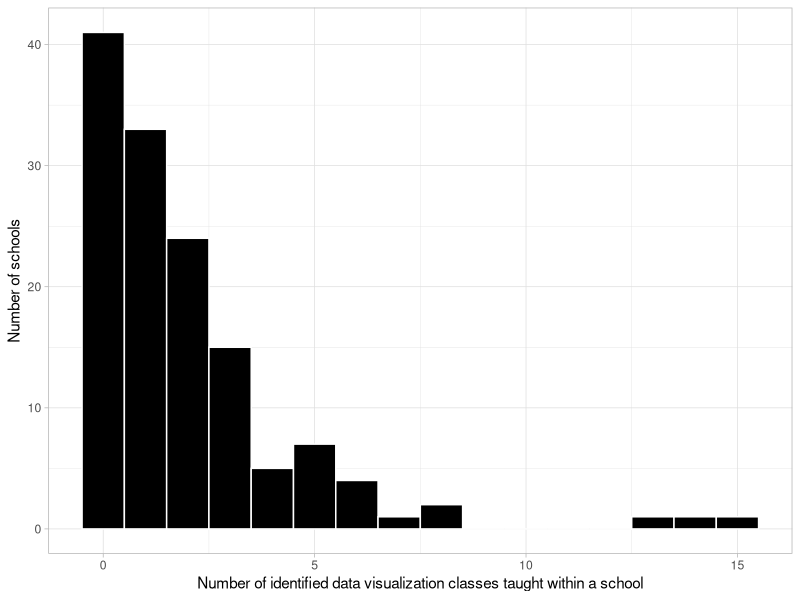

Here is the R script that generated this plot: (Note: this script raises an error after producing the figure.)
# PURPOSE: Explore survey results and create manuscript figures based on survey

library(tidyverse)

# Load the survey results -------------------------------------------------

clean_survey_file <- read_csv("data/processed/survey_results.csv")

table(clean_survey_file$type)
# liberal_arts   university 
#           50          104 

length(unique(clean_survey_file$university))
# [1] 154

# Only consider the courses with accessible course catalogs ---------------

main_survey_results <- clean_survey_file |>
  filter(course_catalog_accesible)

# How many were we able to access?
table(main_survey_results$type)
# liberal_arts   university 
#           46           89 

# How many schools have courses? ------------------------------------------

table(main_survey_results$did_it_include_any_class)
# FALSE  TRUE 
#    41    94 

table("Type" = main_survey_results$type,
      "Include a class?" = main_survey_results$did_it_include_any_class)
#           Include a class?
# Type           FALSE TRUE
#   liberal_arts    30   16
#   university      11   78

# Create class level dataset ----------------------------------------------

course_level_info <- main_survey_results |>
  dplyr::select(university, type, course_1_name:course_15_software) |>
  dplyr::select(-contains("notes")) |>
  pivot_longer(cols = course_1_name:course_15_software,
               names_to = c("class", ".value"),
               names_pattern = "course_(\\d+)_(.+)")

# Create plot for number of courses within a school
# (This creates Figure 1 in the paper)
course_count_hist <- course_level_info |>
  group_by(university) |>
  summarize(n_courses = length(which(!is.na(name)))) |>
  ggplot(aes(x = n_courses)) +
  geom_histogram(binwidth = 1, center = 0, closed = "left",
                 color = "white", fill = "black") +
  theme_light() +
  labs(x = "Number of identified data visualization classes taught within a school",
      y = "Number of schools")
course_count_hist
cowplot::save_plot("figs/hist_n_courses.pdf",
                   course_count_hist, ncol = 1, nrow = 1)

# Remove missing rows based on name:
course_level_info <- course_level_info |>
  filter(!is.na(name))

# How many schools with classes?
length(unique(course_level_info$university))
# [1] 94
94 / 154
# [1] 0.6103896

# How many courses have URLs available?
sum(!is.na(course_level_info$url))
# [1] 166
166/270
# [1] 0.6148148

# Basic exploration of class level data -----------------------------------

course_level_info |>
  group_by(university) |>
  count() |>
  arrange(desc(n))
#     university                          n
#     <chr>                           <int>
#   1 Georgetown University              15
#   2 New York University                14
#   3 Northeastern University            13
#   4 Carnegie Mellon University          8
#   5 University of Notre Dame            8
#   6 Northwestern University             7
#   7 Duke University                     6
#   8 Purdue University                   6
#   9 Stevens Institute of Technology     6
#  10 University of Minnesota             6

# Course level?
table(course_level_info$level)  
# Both          Grad      Graduate      Undegrad     Undergrad Undergraduate 
# 63            99             2             1           103             2 

course_level_info <- course_level_info |>
  mutate(level = ifelse(str_detect(tolower(level), "und"),
                        "undergrad",
                        ifelse(str_detect(tolower(level),
                                          "both"),
                               "both", "grad")))
table(course_level_info$level)
# both      grad undergrad 
# 63       101       106

# What about the department?
length(unique(course_level_info$dept))
# [1] 163


# Now we'll categorize departments based on whether
# they contain "stat"
course_level_info <- course_level_info |>
  mutate(is_stats = as.numeric(str_detect(tolower(dept), "stat")))
course_level_info |>
  filter(is_stats == 1) |>
  pull(dept) |>
  unique()
# [1] "Statistical Science, Information Science + Studies"              
# [2] "Statistical Science"                                             
# [3] "Statistics and Data Science"                                     
# [4] "Mathematics and Statistics, Computers and Information Management"
# [5] "Statistics"                                                      
# [6] "Applied Statistics, Social Science, and Humanities"              
# [7] "Statistics and Operations Research"                              
# [8] "Information Technology, Statistics" 

# Repeat for "data"
course_level_info <- course_level_info |>
  mutate(is_ds = as.numeric(str_detect(tolower(dept), "data")))
course_level_info |>
  filter(is_ds == 1) |>
  pull(dept) |>
  unique()
#  [1] "Data Science Institute"                        "Data Science"                                 
#  [3] "Statistics and Data Science"                   "Data Analytics"                               
#  [5] "Data Sciece"                                   "Data Science and Analytics"                   
#  [7] "Data Science (Public Policy)"                  "Data Analytics for Science"                   
#  [9] "Applied Data Analytics and Visualization"      "Environmental Data Science"                   
# [11] "Data Science and Engineering"                  "Applied Data Science"                         
# [13] "Computer Science, Data Science"                "Journalism and Media Management, Data Science"
# [15] "Data Analytics & Visualization"                "Data Science, Informatics"                    
# [17] "Data Science, Information Systems"             "Data for Political Research"      

# Okay - so how many data viz classes are from stats depts?
table(course_level_info$is_stats)
#   0   1 
# 252  18
table(course_level_info$is_stats) / nrow(course_level_info)
#          0          1 
# 0.93333333 0.06666667 

# For data science?
table(course_level_info$is_ds)
#   0   1 
# 236  34 
table(course_level_info$is_ds) / nrow(course_level_info)
#   0   1 
# 0.8740741 0.1259259  

# Create bar chart display for courses taught by dept and level
# (This creates Figure 3 in the paper)
dept_level_bars <- course_level_info |>
  mutate(is_stat_ds = pmax(is_stats, is_ds)) |>
  group_by(level, is_stat_ds) |>
  summarize(n_classes = n(),
            .groups = "drop") |>
  mutate(level = fct_relevel(level, "undergrad", "grad", "both"),
         level = fct_recode(level, Both = "both", 
                            `Undergraduate-only` = "undergrad",
                            `Graduate-only` = "grad")) |>
  ggplot(aes(x = level, y = n_classes, fill = as.factor(is_stat_ds))) +
  geom_bar(stat = "identity", position = "stack") +
  ggthemes::scale_fill_colorblind(labels = c("No", "Yes")) +
  labs(x = "Student-level", y = "Number of classes",
      fill = "Taught by statistics and/or data science department?") +
  theme_light() +
  theme(legend.position = "bottom") 
dept_level_bars
cowplot::save_plot("figs/dept_level_bars.pdf",
                   dept_level_bars, ncol = 1, nrow = 1)


# Frequency of topics we discuss ------------------------------------------

# How many classes had topics?
course_level_info |>
  filter(topic_list != "None", !is.na(topic_list)) |>
  nrow()
# [1] 142 

# How many classes didn't have available topics?
sum(is.na(course_level_info$topic_list))
# [1] 14
mean(is.na(course_level_info$topic_list))
# [1] 0.05185185

# First look up all topics:
all_topics <- c("interactive graphics", "networks", "spatial data",
                "high dimensional", "time series", "text data", "clustering",
                "text analysis",
                "hypothesis testing", "confidence intervals",
                "statistical modeling",
                "none")

topic_counts <- map_dfr(all_topics,
                        function(topic) {
                          topic_count <- course_level_info |>
                            mutate(topic_list = tolower(topic_list)) |>
                            filter(str_detect(topic_list, str_c(topic))) |>
                            nrow()
                          tibble(class_topic = topic,
                                 n_classes = topic_count)
                        }) |>
  # alter text analysis to be text data:
  mutate(class_topic = ifelse(class_topic == "text analysis",
                              "text data", class_topic)) |>
  group_by(class_topic) |>
  summarize(n_classes = sum(n_classes),
            .groups = "drop")

# Make a bar chart of these topic counts:
# (This creates Figure 4a in the paper)
topic_count_bars <- topic_counts |>
  mutate(class_topic = fct_reorder(class_topic, n_classes)) |>
  ggplot(aes(x = class_topic, y = n_classes)) +
  geom_bar(stat = "identity",
           fill = "black", color = "white") +
  coord_flip() +
  ylim(0, 114.3) +
  theme_light() +
  theme(plot.margin = margin(t = 5.5,
                             r = 8.5, 
                             b = 5.5, 
                             l = 5.5)) +
  labs(x = "",
       y = "Number of courses covering topic")
topic_count_bars
cowplot::save_plot("figs/topic_count_bars.pdf",
                   topic_count_bars, ncol = 1, nrow = 1)

# Number and proportion of courses that cover each topic
topic_counts
#    class_topic          n_classes
#    <chr>                    <int>
#  1 clustering                  10
#  2 confidence intervals         2
#  3 high dimensional            21
#  4 hypothesis testing           4
#  5 interactive graphics       105
#  6 networks                    31
#  7 none                       114
#  8 spatial data                51
#  9 statistical modeling         7
# 10 text data                   18
# 11 time series                 26

# Understanding *how many topics* each course teaches:
#create an indicator for each topic
topicChecks = course_level_info %>% reframe(
  clustering = as.numeric(grepl("clustering", tolower(topic_list))),
  CIs = as.numeric(grepl("confidence intervals", tolower(topic_list))),
  highDim = as.numeric(grepl("high dimensional", tolower(topic_list))),
  testing = as.numeric(grepl("hypothesis testing", tolower(topic_list))),
  interactive = as.numeric(grepl("interactive graphics", tolower(topic_list))),
  networks = as.numeric(grepl("networks", tolower(topic_list))),
  spatial = as.numeric(grepl("spatial data", tolower(topic_list))),
  modeling = as.numeric(grepl("statistical modeling", tolower(topic_list))),
  text = as.numeric(grepl("text", tolower(topic_list))),
  time = as.numeric(grepl("time series", tolower(topic_list)))
)
#count total number of topics
course_level_info$numTopics = rowSums(topicChecks)
#however, if topic_list is NA, change numTopics to NA
course_level_info$numTopics = ifelse(
  is.na(course_level_info$topic_list), NA,
  course_level_info$numTopics)

# histogram of number of topics
# (This creates Figure 4b in the paper)
topic_count_hist <- course_level_info |>
  ggplot(aes(x = numTopics)) +
  geom_histogram(binwidth = 1, center = 0, closed = "left",
                 color = "white", fill = "black") +
  theme_light() +
  theme(panel.grid.minor.x = element_blank()) +
  ylim(0, 114.3) +
  labs(x = "Number of topics taught",
       y = "Number of courses") +
  scale_x_continuous(breaks = 0:10)
topic_count_hist
cowplot::save_plot("figs/numTopics.pdf",
                   topic_count_hist, ncol = 1, nrow = 1)

#Proportion of courses that teach each number of topics:
prop.table(table(course_level_info$numTopics))
#How many (and what proportion) teach 2 or fewer topics?
sum(course_level_info$numTopics <= 2, na.rm = TRUE)
# [1] 226
mean(course_level_info$numTopics <= 2, na.rm = TRUE)
# [1] 0.8828125

# More closely examining which courses
# did not cover any of the topics:
courses_noTopics = subset(course_level_info, topic_list == "None",
                          select = c(name, dept))
print(courses_noTopics, n = 114)

# More closely examining which courses
# covered interactive graphics:
print(subset(course_level_info[which(topicChecks$interactive == 1),],
             select = c(name, dept)), n = 105)

# More closely examining which courses
# covered spatial data:
print(subset(course_level_info[which(topicChecks$spatial == 1),],
             select = c(name, dept)), n = 105)

# Set-up a vector of topics 
stat_topics <- c("hypothesis testing", "confidence intervals",
                 "statistical modeling")

# How many courses cover these topics?
courses_by_topics <- map(stat_topics,
                         function(topic) {
                           
                           # Just return the courses with this topic:
                           course_level_info |>
                             mutate(topic_list = tolower(topic_list)) |>
                             filter(str_detect(topic_list, str_c(topic)))
                           
                         })
names(courses_by_topics) <- stat_topics
sapply(courses_by_topics, function(x) x$university)
# $`hypothesis testing`
# [1] "Duke University"            "Columbia University"        "Carnegie Mellon University"
# [4] "Brigham Young University"  
# 
# $`confidence intervals`
# [1] "Carnegie Mellon University" "Colby College"             
# 
# $`statistical modeling`
# [1] "Duke University"            "Brown University"           "Georgetown University"     
# [4] "Georgetown University"      "Carnegie Mellon University" "University of Minnesota"   
# [7] "Colby College"        

# Print out the depts:
lapply(courses_by_topics, function(x) dplyr::select(x, university, dept))
# $`hypothesis testing`
# # A tibble: 4 × 2
#     university                 dept                                              
#     <chr>                      <chr>                                             
#   1 Duke University            Statistical Science, Information Science + Studies
#   2 Columbia University        Computer Science                                  
#   3 Carnegie Mellon University Statistics and Data Science                       
#   4 Brigham Young University   Political Science                                 
# 
# $`confidence intervals`
# # A tibble: 2 × 2
#     university                 dept                       
#     <chr>                      <chr>                      
#   1 Carnegie Mellon University Statistics and Data Science
#   2 Colby College              Statistics                 
# 
# $`statistical modeling`
# # A tibble: 7 × 2
# university                 dept                                              
# <chr>                      <chr>                                             
#   1 Duke University            Statistical Science, Information Science + Studies
#   2 Brown University           Computer Science                                  
#   3 Georgetown University      Data Science and Analytics                        
#   4 Georgetown University      Learning, Design, and Technology                  
#   5 Carnegie Mellon University Statistics and Data Science                       
#   6 University of Minnesota    Information and Decision Science                  
#   7 Colby College              Statistics  

# Create word clouds of departments
library(tidytext)
library(SnowballC)
data(stop_words)

#Among department names, count the number
#of times each word occurs.
#When doing this, also remove stop words
#and perform stemming. 
course_dept_text <- course_level_info |>
  dplyr::select(university, class, dept) |>
  unnest_tokens(word, dept) |>
  filter(!(word %in% stop_words$word)) |>
  group_by(word) |>
  mutate(word = wordStem(word)) %>%
  summarize(freq = n(), .groups = "drop")

library(wordcloud)
#Create a wordcloud of the top words
#that occur among department names.
#(This creates Figure 2 in the paper.)
set.seed(123)
wordcloud(words = course_dept_text$word,
          freq = course_dept_text$freq, 
          random.order = FALSE,
          max.words = 150, 
          min.freq = 3,
          rot.per = 0,
          colors = brewer.pal(8, "Dark2"))
